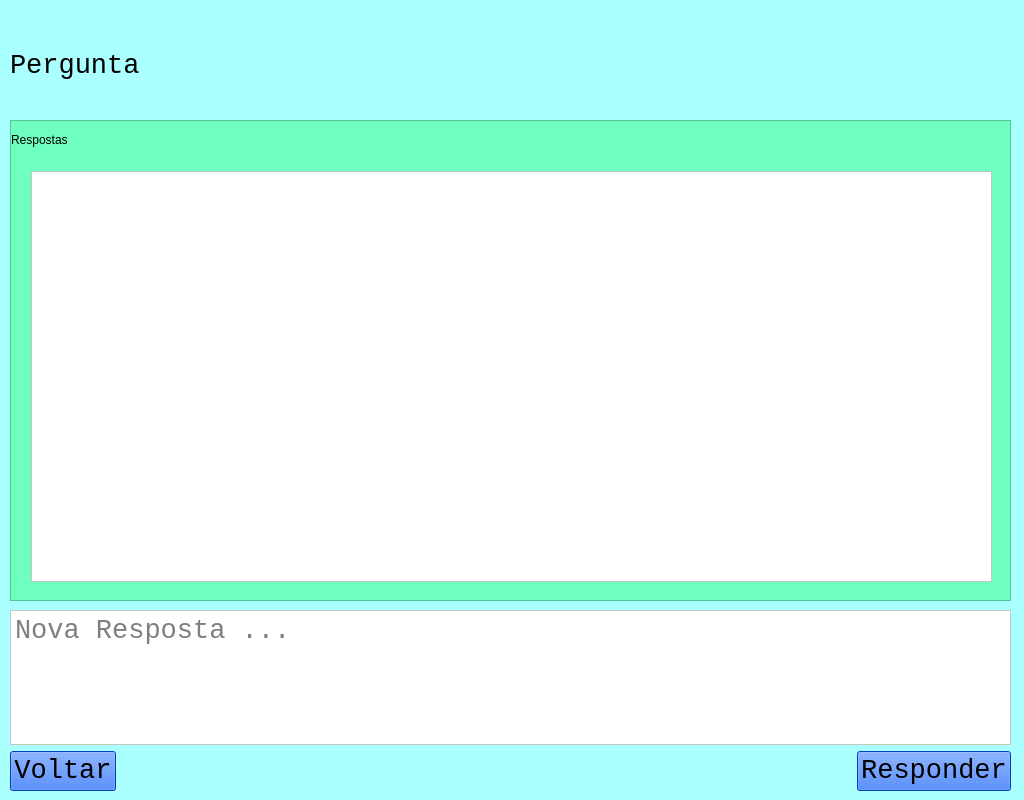
<?xml version="1.0" encoding="UTF-8"?>
<ui version="4.0">
 <class>MainWindow</class>
 <widget class="QMainWindow" name="MainWindow">
  <property name="geometry">
   <rect>
    <x>0</x>
    <y>0</y>
    <width>1024</width>
    <height>800</height>
   </rect>
  </property>
  <property name="font">
   <font>
    <family>Consolas</family>
    <pointsize>20</pointsize>
   </font>
  </property>
  <property name="windowTitle">
   <string>Help System</string>
  </property>
  <property name="styleSheet">
   <string notr="true">background-color: rgb(170, 255, 255);</string>
  </property>
  <widget class="QWidget" name="centralwidget">
   <widget class="QWidget" name="verticalLayoutWidget">
    <property name="geometry">
     <rect>
      <x>10</x>
      <y>10</y>
      <width>1001</width>
      <height>111</height>
     </rect>
    </property>
    <layout class="QVBoxLayout" name="verticalLayout">
     <item>
      <widget class="QLabel" name="label_pergunta">
       <property name="font">
        <font>
         <family>Consolas</family>
         <pointsize>20</pointsize>
         <weight>50</weight>
         <italic>false</italic>
         <bold>false</bold>
        </font>
       </property>
       <property name="styleSheet">
        <string notr="true">font: 16pt &quot;Consolas&quot;;</string>
       </property>
       <property name="text">
        <string>Pergunta</string>
       </property>
      </widget>
     </item>
    </layout>
   </widget>
   <widget class="QWidget" name="verticalLayoutWidget_2">
    <property name="geometry">
     <rect>
      <x>10</x>
      <y>610</y>
      <width>1001</width>
      <height>181</height>
     </rect>
    </property>
    <layout class="QVBoxLayout" name="verticalLayout_2">
     <item>
      <widget class="QTextEdit" name="text_edit_resposta">
       <property name="font">
        <font>
         <family>Consolas</family>
         <pointsize>20</pointsize>
         <weight>50</weight>
         <italic>false</italic>
         <bold>false</bold>
        </font>
       </property>
       <property name="styleSheet">
        <string notr="true">background-color: rgb(255, 255, 255);
                    font: 20pt &quot;Consolas&quot;;
            </string>
       </property>
       <property name="placeholderText">
        <string>Nova Resposta ...</string>
       </property>
      </widget>
     </item>
     <item>
      <layout class="QHBoxLayout" name="horizontalLayout">
       <item>
        <widget class="QPushButton" name="button_voltar">
         <property name="font">
          <font>
           <family>Consolas</family>
           <pointsize>20</pointsize>
           <weight>50</weight>
           <italic>false</italic>
           <bold>false</bold>
          </font>
         </property>
         <property name="styleSheet">
          <string notr="true">background-color: rgb(0, 85, 255);
                    font: 20pt &quot;Consolas&quot;;
            </string>
         </property>
         <property name="text">
          <string>Voltar</string>
         </property>
        </widget>
       </item>
       <item>
        <spacer name="horizontalSpacer">
         <property name="orientation">
          <enum>Qt::Horizontal</enum>
         </property>
         <property name="sizeHint" stdset="0">
          <size>
           <width>40</width>
           <height>20</height>
          </size>
         </property>
        </spacer>
       </item>
       <item>
        <widget class="QPushButton" name="button_responder">
         <property name="font">
          <font>
           <family>Consolas</family>
           <pointsize>20</pointsize>
           <weight>50</weight>
           <italic>false</italic>
           <bold>false</bold>
          </font>
         </property>
         <property name="styleSheet">
          <string notr="true">background-color: rgb(0, 85, 255);
                    font: 20pt &quot;Consolas&quot;;
            </string>
         </property>
         <property name="text">
          <string>Responder</string>
         </property>
        </widget>
       </item>
      </layout>
     </item>
    </layout>
   </widget>
   <widget class="QScrollArea" name="scrollArea">
    <property name="geometry">
     <rect>
      <x>10</x>
      <y>120</y>
      <width>1001</width>
      <height>481</height>
     </rect>
    </property>
    <property name="styleSheet">
     <string notr="true">background-color: rgb(110, 255, 190);</string>
    </property>
    <property name="widgetResizable">
     <bool>true</bool>
    </property>
    <widget class="QWidget" name="scrollAreaWidgetContents_2">
     <property name="geometry">
      <rect>
       <x>0</x>
       <y>0</y>
       <width>999</width>
       <height>479</height>
      </rect>
     </property>
     <widget class="QListView" name="list_view_respostas">
      <property name="geometry">
       <rect>
        <x>20</x>
        <y>50</y>
        <width>961</width>
        <height>411</height>
       </rect>
      </property>
      <property name="font">
       <font>
        <family>Consolas</family>
        <pointsize>20</pointsize>
        <weight>50</weight>
        <italic>false</italic>
        <bold>false</bold>
       </font>
      </property>
      <property name="styleSheet">
       <string notr="true">background-color: rgb(255, 255, 255);
                font: 20pt &quot;Consolas&quot;;
        </string>
      </property>
     </widget>
     <widget class="QLabel" name="label_respostas">
      <property name="geometry">
       <rect>
        <x>0</x>
        <y>0</y>
        <width>999</width>
        <height>38</height>
       </rect>
      </property>
      <property name="styleSheet">
       <string notr="true">font: 20pt &quot;Consolas&quot;;</string>
      </property>
      <property name="text">
       <string>Respostas</string>
      </property>
     </widget>
    </widget>
   </widget>
  </widget>
 </widget>
 <resources/>
 <connections/>
</ui>
